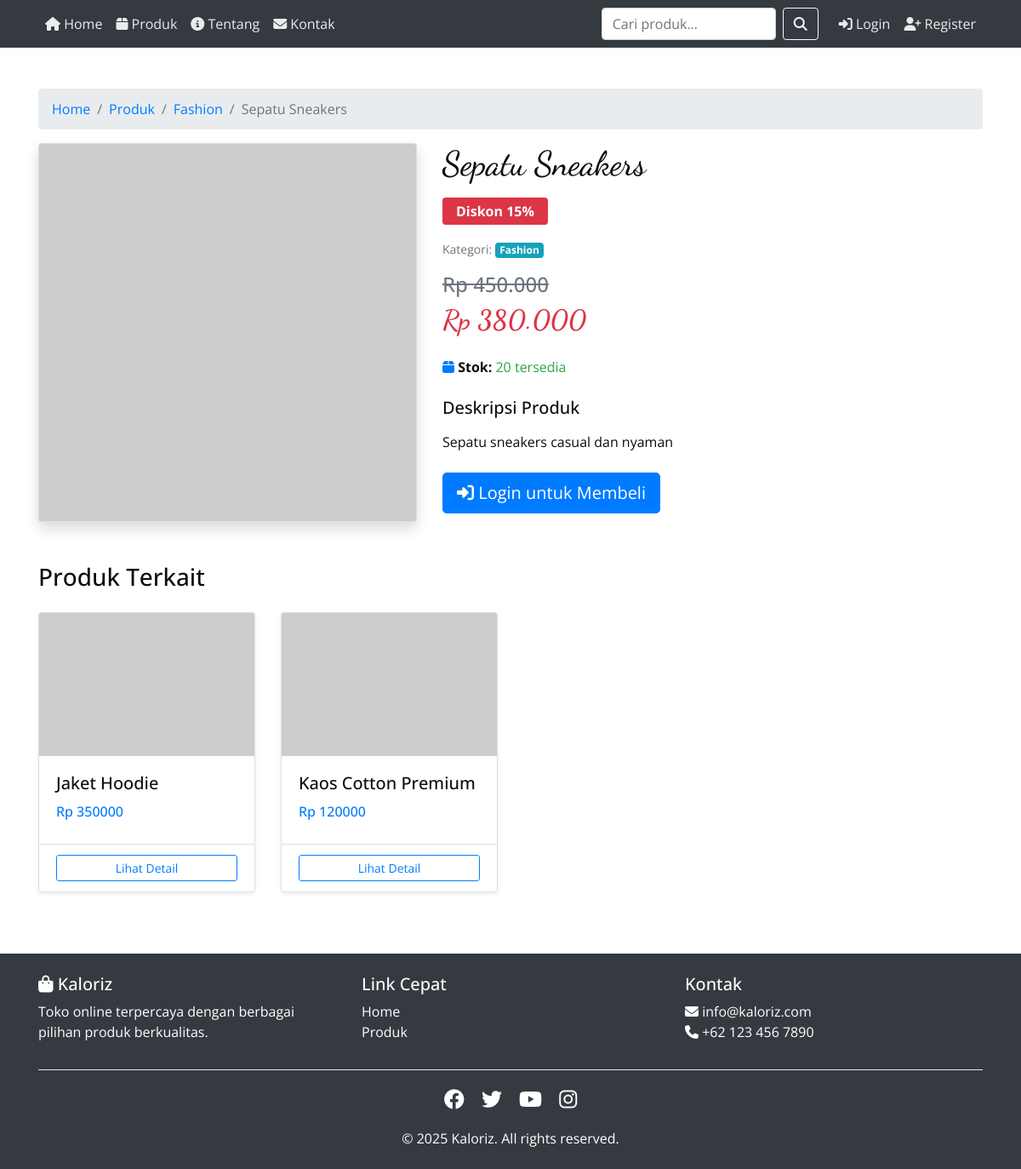
Page /product/sepatu-sneakers/ on the committed database.
### catalog/models.py (models this page shows, shortened)
class Product(models.Model):
    category = models.ForeignKey(Category, on_delete=models.CASCADE, related_name='products', verbose_name="Kategori")
    name = models.CharField(max_length=200, verbose_name="Nama Produk")
    slug = models.SlugField(max_length=200, unique=True, blank=True)
    description = models.TextField(verbose_name="Deskripsi")
    price = models.DecimalField(max_digits=10, decimal_places=2, verbose_name="Harga")
    discount_price = models.DecimalField(max_digits=10, decimal_places=2, null=True, blank=True, verbose_name="Harga Diskon")
    image = models.ImageField(upload_to='products/', blank=True, null=True, verbose_name="Gambar")
    stock = models.PositiveIntegerField(default=0, verbose_name="Stok")
    available = models.BooleanField(default=True, verbose_name="Tersedia")
    created_at = models.DateTimeField(auto_now_add=True)
    updated_at = models.DateTimeField(auto_now=True)
    class Meta:
        verbose_name = "Produk"
        verbose_name_plural = "Produk"
        ordering = ['-created_at']
        indexes = [
            models.Index(fields=['slug']),
            models.Index(fields=['-created_at']),
        ]
    def get_display_price(self):
        return self.discount_price if self.discount_price else self.price
    def is_on_sale(self):
        return self.discount_price is not None and self.discount_price < self.price
    def get_discount_percentage(self):
        if self.is_on_sale():
            return int(((self.price - self.discount_price) / self.price) * 100)
        return 0

class Category(models.Model):
    name = models.CharField(max_length=200, unique=True, verbose_name="Nama Kategori")
    slug = models.SlugField(max_length=200, unique=True, blank=True)
    description = models.TextField(blank=True, verbose_name="Deskripsi")
    created_at = models.DateTimeField(auto_now_add=True)
    updated_at = models.DateTimeField(auto_now=True)
    class Meta:
        verbose_name = "Kategori"
        verbose_name_plural = "Kategori"
        ordering = ['name']

### catalog/views.py (the view)
# urls.py: path('product/<slug:slug>/', views.product_detail, name='product_detail'),
def product_detail(request, slug):
    product = get_object_or_404(Product, slug=slug, available=True)
    related_products = Product.objects.filter(
        category=product.category,
        available=True
    ).exclude(id=product.id)[:4]
    testimonials = Testimonial.objects.filter(
        product=product,
        is_approved=True
    ).select_related('user')[:10]
    context = {
        'product': product,
        'related_products': related_products,
        'testimonials': testimonials,
    }
    return render(request, 'catalog/product_detail.html', context)

### core/context_processors.py (called while the page is built)
def cart_context(request):
    cart_count = 0
    if request.user.is_authenticated:
        try:
            cart = Cart.objects.get(user=request.user)
            cart_count = cart.items.count()
        except Cart.DoesNotExist:
            cart_count = 0
    return {
        'cart_count': cart_count
    }

### core/templatetags/price_filters.py (called while the page is built)
@register.filter(name='dot_separator')
def dot_separator(value):
    try:
        value = float(value)
        return "{:,.0f}".format(value).replace(',', '.')
    except (ValueError, TypeError):
        return value

### templates/catalog/product_detail.html (shortened to what this page needs)
{% extends 'base.html' %}
{% load price_filters %}
{% block content %}
<div class="container my-5">
  <nav aria-label="breadcrumb">
    <ol class="breadcrumb">
      <li class="breadcrumb-item"><a href="{% url 'catalog:home' %}">Home</a></li>
      <li class="breadcrumb-item"><a href="{% url 'catalog:product_list' %}">Produk</a></li>
      <li class="breadcrumb-item"><a href="{% url 'catalog:category_detail' product.category.slug %}">{{ product.category.name }}</a></li>
      <li class="breadcrumb-item active">{{ product.name }}</li>
    </ol>
  </nav>
  <div class="row">
    <div class="col-md-5">
      <div class="card shadow">
        {% if product.image %}
          <img src="{{ product.image.url }}" class="card-img-top" alt="{{ product.name }}">
        {% else %}
          <img src="https://via.placeholder.com/500x500?text={{ product.name }}" class="card-img-top" alt="{{ product.name }}">
        {% endif %}
      </div>
    </div>
    <div class="col-md-7">
      <h1 class="mb-3">{{ product.name }}</h1>
      {% if product.is_on_sale %}
        <span class="badge badge-danger badge-lg mb-3">Diskon {{ product.get_discount_percentage }}%</span>
      {% endif %}
      <div class="mb-3">
        <small class="text-muted">Kategori:</small>
        <a href="{% url 'catalog:category_detail' product.category.slug %}" class="badge badge-info">
          {{ product.category.name }}
        </a>
      </div>
      <div class="mb-4">
        {% if product.is_on_sale %}
          <h4 class="text-muted"><s>Rp {{ product.price|dot_separator }}</s></h4>
          <h2 class="text-danger font-weight-bold">Rp {{ product.get_display_price|dot_separator }}</h2>
        {% else %}
          <h2 class="text-primary font-weight-bold">Rp {{ product.price|dot_separator }}</h2>
        {% endif %}
      </div>
      <div class="mb-4">
        <p>
          <i class="fas fa-box text-primary"></i>
          <strong>Stok:</strong>
          {% if product.stock > 0 %}
            <span class="text-success">{{ product.stock }} tersedia</span>
          {% else %}
            <span class="text-danger">Habis</span>
          {% endif %}
        </p>
      </div>
      <div class="mb-4">
        <h5>Deskripsi Produk</h5>
        <p>{{ product.description|linebreaks }}</p>
      </div>
      {% if user.is_authenticated %}
        {% if product.stock > 0 %}
          <form method="post" action="{% url 'core:add_to_cart' product.id %}">
            {% csrf_token %}
            <div class="form-row align-items-center mb-3">
              <div class="col-auto">
                <label for="quantity">Jumlah:</label>
              </div>
              <div class="col-auto">
                <input type="number" name="quantity" id="quantity" class="form-control" value="1" min="1" max="{{ product.stock }}" style="width: 100px;">
              </div>
            </div>
            <button type="submit" class="btn btn-primary btn-lg">
              <i class="fas fa-cart-plus"></i> Tambah ke Keranjang
            </button>
          </form>
        {% else %}
          <button class="btn btn-secondary btn-lg" disabled>
            <i class="fas fa-times"></i> Stok Habis
          </button>
        {% endif %}
      {% else %}
        <a href="{% url 'core:login' %}?next={{ request.path }}" class="btn btn-primary btn-lg">
          <i class="fas fa-sign-in-alt"></i> Login untuk Membeli
        </a>
      {% endif %}
    </div>
  </div>
  {% if related_products %}
  <div class="mt-5">
    <h3 class="mb-4">Produk Terkait</h3>
    <div class="row">
      {% for related in related_products %}
      <div class="col-lg-3 col-md-4 col-sm-6 mb-4">
        <div class="card h-100 shadow-sm hover-shadow">
          {% if related.image %}
            <img src="{{ related.image.url }}" class="card-img-top" alt="{{ related.name }}" style="height: 200px; object-fit: cover;">
          {% else %}
            <img src="https://via.placeholder.com/300x200?text={{ related.name }}" class="card-img-top" alt="{{ related.name }}">
          {% endif %}
          <div class="card-body">
            <h5 class="card-title">{{ related.name|truncatewords:5 }}</h5>
            <p class="h6 text-primary">Rp {{ related.get_display_price|floatformat:0 }}</p>
          </div>
          <div class="card-footer bg-white">
            <a href="{% url 'catalog:product_detail' related.slug %}" class="btn btn-sm btn-outline-primary btn-block">
              Lihat Detail
            </a>
          </div>
        </div>
      </div>
      {% endfor %}
    </div>
  </div>
  {% endif %}
</div>
{% endblock %}

### static/css/style.css (style rules this page uses)
body { font-family: "Open Sans", sans-serif; color: #0c0c0c; background-color: #ffffff; overflow-x: hidden; }
h1, h2 { font-family: 'Dancing Script', cursive; }
a, a:hover, a:focus { text-decoration: none; }
.btn, .btn:focus { outline: none !important; -webkit-box-shadow: none; box-shadow: none; }
.card { transition: all 0.3s ease; }
.hover-shadow { transition: all 0.3s ease; }
.badge-lg { font-size: 1rem; padding: 0.5rem 1rem; }
.btn { transition: all 0.3s ease; }
img { max-width: 100%; height: auto; }

### rows in the picture
Product: category.name "Fashion", name "Sepatu Sneakers", get_discount_percentage "15", price|dot_separator "450.000", get_display_price|dot_separator "380.000", stock "20", description "Sepatu sneakers casual dan nyaman"
Product: name "Jaket Hoodie", get_display_price "350000"
Product: name "Kaos Cotton Premium", get_display_price "120000"
